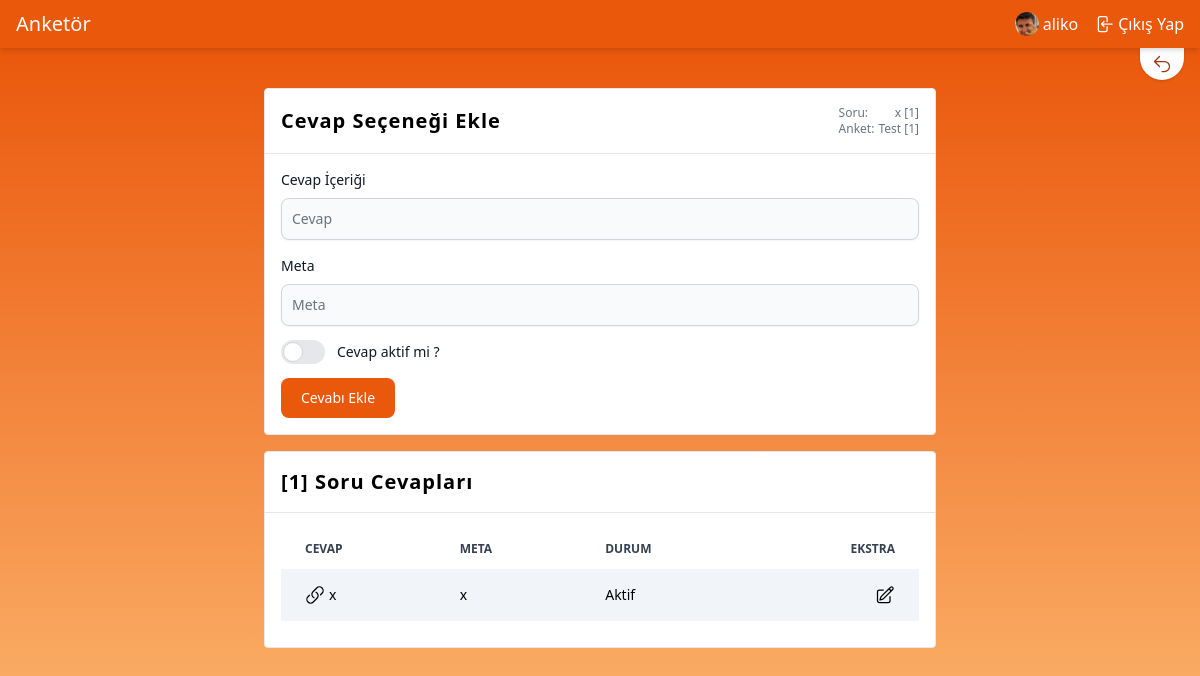
Before: /polls/1/question/1/answer/create (signed in) with the older database file.
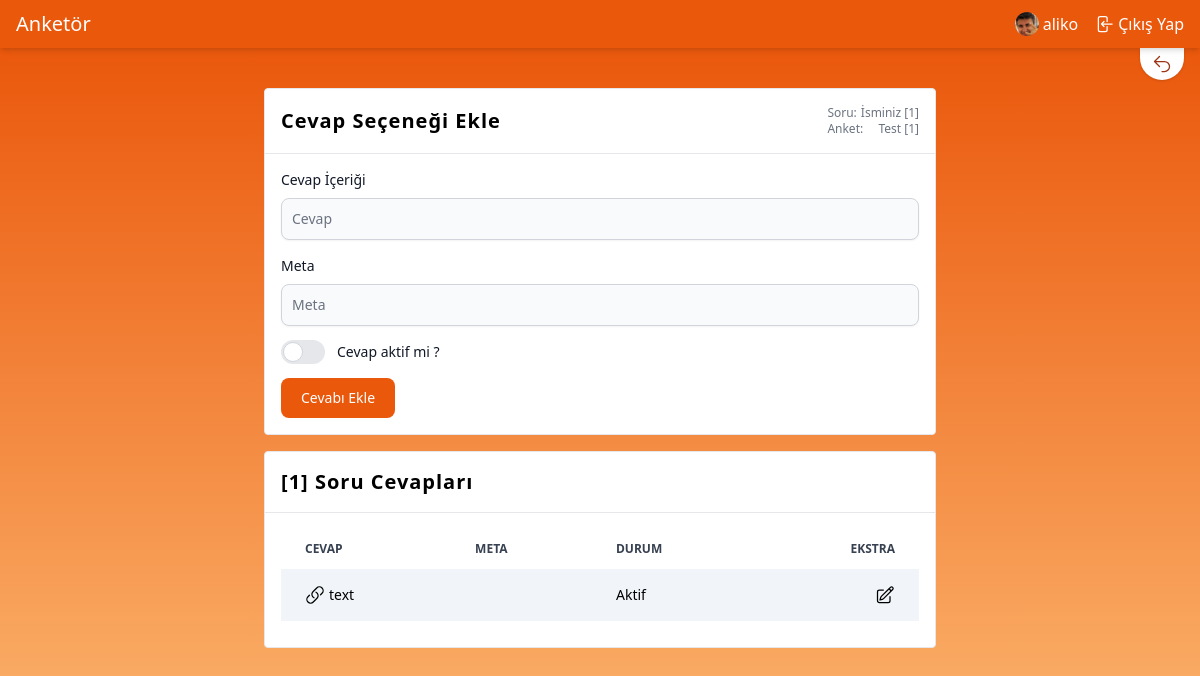
After: the same page with the newer database file.
### apps/poll/models.py (models this page shows, shortened)
class PollQuestion(models.Model):
    poll = models.ForeignKey(
        Poll,
        on_delete=models.CASCADE,
        null=True,
        blank=True
    )
    type = models.CharField(max_length=5, choices=PollQuestionChoices.get_choices(),
        default=PollQuestionChoices.get_default()
    )
    content = models.TextField()
    meta = models.CharField(null=True, blank=True, max_length=1024, default="{}")
    is_active = models.BooleanField(default=False)
    created_at = models.DateTimeField(auto_now_add=True)
    updated_at = models.DateTimeField(auto_now=True)
    def get_meta_data(self):
        return loads(self.meta)
    def set_meta_data(self, data):
        self.meta = dumps(data or "{}")
    meta_data = property(get_meta_data, set_meta_data)
    class Meta:
        ordering = ["-id"]
        verbose_name = "Anket Soruları"
        verbose_name_plural = "Anket Soruları"
        db_table = "poll_question"

class PollAnswer(models.Model):
    poll = models.ForeignKey(
        Poll,
        on_delete=models.CASCADE,
        null=True,
        blank=True
    )
    question = models.ForeignKey(
        PollQuestion,
        on_delete=models.CASCADE,
        null=True,
        blank=True
    )
    meta = models.CharField(null=True, blank=True, max_length=1024, default="{}")
    content = models.TextField()
    is_active = models.BooleanField(default=False)
    created_at = models.DateTimeField(auto_now_add=True)
    updated_at = models.DateTimeField(auto_now=True)
    def get_meta_data(self):
        return loads(self.meta)
    def set_meta_data(self, data):
        self.meta = dumps(data or "{}")
    meta_data = property(get_meta_data, set_meta_data)
    class Meta:
        ordering = ["-id"]
        db_table = "poll_answer"

class Poll(models.Model):
    author = models.ForeignKey(
        settings.AUTH_USER_MODEL,
        on_delete=models.CASCADE,
        null=True,
        blank=True
    )
    title = models.CharField(max_length=255)
    slug = models.SlugField(editable=False, null=True, blank=True, unique=True, db_index=True)
    meta_title = models.CharField(max_length=100, null=True, blank=True)
    tags = models.TextField(null=True, blank=True)
    description = models.TextField(null=True, blank=True)
    is_active = models.BooleanField(default=False)
    is_private = models.BooleanField(default=False)
    starts_at = models.DateTimeField(null=True, blank=True,
        help_text="date and time at which the poll open up for voting"
    )
    ends_at = models.DateTimeField(null=True, blank=True,
        help_text="date and time at which the poll closes for voting"
    )
    created_at = models.DateTimeField(auto_now_add=True)
    updated_at = models.DateTimeField(auto_now=True)
    class Meta:
        ordering = ["-id"]
        verbose_name = "Anket"
        verbose_name_plural = "Anketler"
        db_table = "poll"

### apps/poll/views.py (the view, shortened to what this page needs)
# urls.py: path("<int:poll_id>/question/<int:question_id>/answer/create", CreatePollAnswer.as_view(),
class CreatePollAnswer(LoginRequiredMixin, View):
    template_name = "poll/answer/create.html"
    def get(self, request, poll_id, question_id):
        poll_object = get_object_or_404(Poll, pk=poll_id, author=self.request.user)
        question_object = get_object_or_404(PollQuestion, pk=question_id, poll_id=poll_object.id)
        question_answers = question_object.pollanswer_set.all()
        return render(request, self.template_name, {"answers": question_answers, "question": question_object})

### apps/poll/templates/poll/answer/create.html (shortened to what the changed rows need)
{% extends "base.html" %}
{% block content %}
  <section id="createAnswer" class="from-orange-600 to-orange-300 bg-gradient-to-b">
    <div class="flex flex-col items-center my-10 mx-12 space-y-4">
      <div class="bg-white border rounded max-w-2xl w-full">
        <div class="p-4 sm:flex items-center justify-between">
          <h1 class="font-semibold text-xl tracking-wider">Cevap Seçeneği Ekle</h1>
          <div class="flex flex-col text-xs text-gray-500">
            <span>Soru: <span class="float-right ml-1">{{ question.content }} [{{ question.id }}]</span></span>
            <span>Anket: <span
              class="float-right ml-1">{{ question.poll.title }} [{{ question.poll.id }}] </span></span>
          </div>
        </div>
      </div>
      <div class="bg-white border rounded max-w-2xl w-full">
        <div class="p-4 flex items-center justify-between">
          <h1 class="font-semibold text-xl tracking-wider">[{{ question.id }}] Soru Cevapları</h1>
        </div>
        <div class="p-4 overflow-x-auto">
          <table class="w-full text-sm text-left mb-2.5">
            <thead class="text-xs text-gray-700 uppercase">
            <tr>
              <th scope="col" class="px-6 py-3">
                Cevap
              </th>
              <th scope="col" class="px-6 py-3">
                Meta
              </th>
              <th scope="col" class="px-6 py-3">
                Durum
              </th>
              <th scope="col" class="px-6 py-3 text-right">
                Ekstra
              </th>
            </tr>
            </thead>
            <tbody>
            {% for answer in answers %}
              <tr class="bg-slate-100">
                <th scope="row" class="px-6 py-4 font-medium whitespace-nowrap">
                  <a href="{% url "poll.answer.update" pk=answer.id question_id=question.id poll_id=question.poll.id %}"
                     class="flex items-center space-x-1 hover:text-orange-500 hover:stroke-orange-500">
                    <h1>{{ answer.content }}</h1>
                  </a>
                </th>
                <td class="px-6 py-4">
                  <span>
                    {{ answer.meta }}
                  </span>
                </td>
                <td class="px-6 py-4">
                  <span>
                    {% if answer.is_active %}
                      Aktif
                    {% else %}
                      Deaktif
                    {% endif %}
                  </span>
                </td>
                <td class="px-6 py-4 flex space-x-1 justify-end">
                  <a href="{% url "poll.answer.update" pk=answer.id question_id=question.id poll_id=question.poll.id %}"
                     aria-label="Düzenle">
                  </a>
                </td>
              </tr>
            {% endfor %}
            </tbody>
          </table>
        </div>
      </div>
    </div>
  </section>
{% endblock %}

Changed rows visible on the page:
changed PollQuestion "Test": content "x" → "İsminiz"
changed PollAnswer: content "x" → "text"; meta "x" → (not shown)
